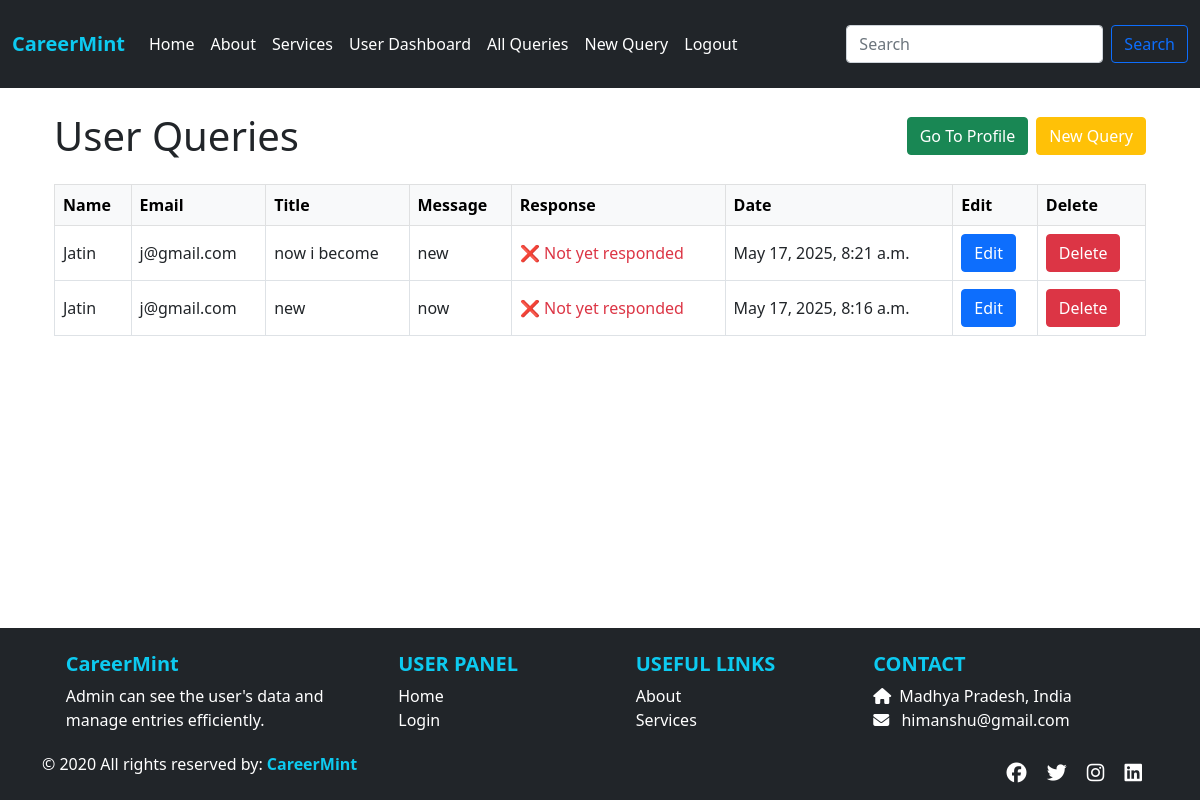
The page /userallquery/4/ on the database its author committed.
### app/models.py (models this page shows, shortened)
class UserQuery(models.Model):
    stuname = models.CharField(max_length=100)
    stuemail = models.EmailField()
    title = models.CharField(max_length=255)
    message = models.TextField()
    response = models.TextField(blank=True, null=True)
    created_at = models.DateTimeField(auto_now_add=True)

### app/views.py (the view)
# urls.py: path('userallquery/<int:pk>/', views.userallquery, name='userallquery'),
def userallquery(request, pk):
    user = Users.objects.get(id=pk)
    queries = UserQuery.objects.filter(stuname=user.stuname, stuemail=user.stuemail).order_by('-created_at')
    return render(request, 'userallquery.html', {'queries': queries, 'userdata': user})

### app/templates/userallquery.html (shortened to what this page needs)
{% extends "base.html" %}
{% block content %}
{% if userdata and showform %}
<form action="{% url 'edituserquery' pk1=userdata.id pk=editdata.id %}" method="post" class="mb-4">
    {% csrf_token %}
    <h2 class="mb-3">Edit Query</h2>
    <div class="mb-3">
        <label for="title" class="form-label">Query Title</label>
        <input type="text" class="form-control" name="title" id="title" value="{{ editdata.title }}" required>
    </div>
    <div class="mb-3">
        <label for="message" class="form-label">Query Message</label>
        <textarea class="form-control" name="message" id="message" rows="4" required>{{ editdata.message }}</textarea>
    </div>
    <button type="submit" class="btn btn-success">Update Query</button>
</form>
{% else %}
<div class="container mb-4">
  <div class="d-flex flex-column flex-md-row flex-wrap justify-content-between align-items-center gap-3">
    <h1 class="mb-3 mb-md-0 text-center text-md-start">User Queries</h1>
    <div class="d-flex flex-wrap gap-2 justify-content-center">
      <a href="{% url 'user_dashboard1' pk=userdata.id %}" class="btn btn-success">Go To Profile</a>
      <a href="{% url 'newquery' pk=userdata.id %}" class="btn btn-warning text-white">New Query</a>
    </div>
  </div>
</div>
<div class="container mt-4">
  <div class="table-responsive">
    <table class="table table-bordered align-middle text-nowrap">
      <thead class="table-light">
        <tr>
          <th>Name</th>
          <th>Email</th>
          <th>Title</th>
          <th>Message</th>
          <th>Response</th>
          <th>Date</th>
          <th>Edit</th>
          <th>Delete</th>
        </tr>
      </thead>
      <tbody>
        {% for query in queries %}
        <tr>
          <td>{{ query.stuname }}</td>
          <td>{{ query.stuemail }}</td>
          <td>{{ query.title }}</td>
          <td>{{ query.message }}</td>
          <td>
            {% if query.response %}
            <details class="bg-light p-2 rounded border" style="max-width: 300px;">
              <summary class="text-primary fw-semibold" style="cursor: pointer;">
                {{ query.response|truncatechars:20 }}...
              </summary>
              <div class="mt-2">{{ query.response }}</div>
            </details>
            {% else %}
            <span class="text-danger">❌ Not yet responded</span>
            {% endif %}
          </td>
          <td>{{ query.created_at }}</td>
          <td>
            {% if query.response %}
            <button class="btn btn-secondary" disabled>Responded</button>
            {% else %}
            <form method="get" action="{% url 'editquery' pk1=userdata.id pk=query.id %}">
              <button type="submit" class="btn btn-primary">Edit</button>
            </form>
            {% endif %}
          </td>
          <td>
            <a href="{% url 'deletequery' pk1=userdata.id pk=query.id %}" class="btn btn-danger"
               onclick="return confirm('Are you sure you want to delete this user?');">Delete</a>
          </td>
        </tr>
        {% empty %}
        <tr>
          <td colspan="8" class="text-center">No queries found.</td>
        </tr>
        {% endfor %}
      </tbody>
    </table>
  </div>
</div>
{% endif %}
{% endblock %}

### app/static/css/style.css (style rules this page uses)
body { display: flex; flex-direction: column; min-height: 100vh; }

### rows shown on the page
UserQuery: stuname "Jatin", stuemail "j@gmail.com", title "now i become", message "new", shows "❌ Not yet responded", created_at "May 17, 2025, 8:21 a.m.", shows "Edit"
UserQuery: stuname "Jatin", stuemail "j@gmail.com", title "new", message "now", shows "❌ Not yet responded", created_at "May 17, 2025, 8:16 a.m.", shows "Edit"
